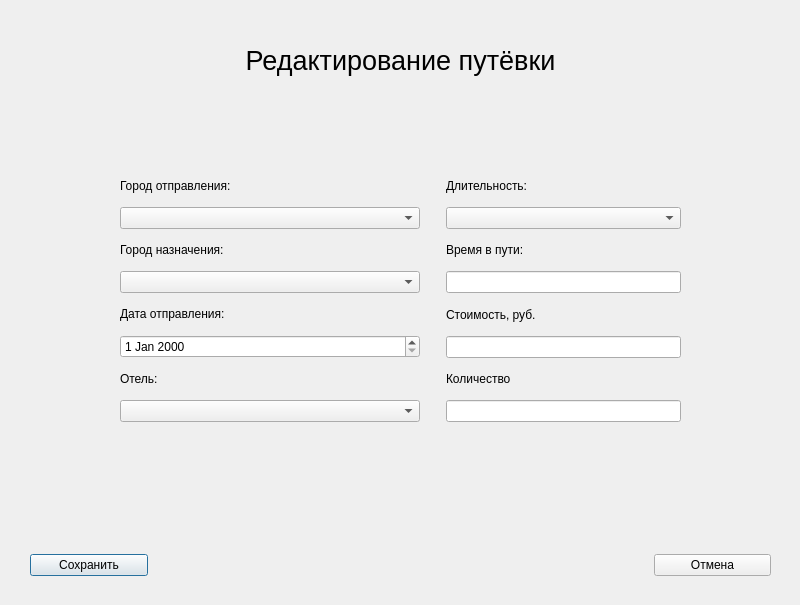
<?xml version="1.0" encoding="UTF-8"?>
<ui version="4.0">
 <class>EditTicketWindow</class>
 <widget class="QDialog" name="EditTicketWindow">
  <property name="geometry">
   <rect>
    <x>0</x>
    <y>0</y>
    <width>800</width>
    <height>605</height>
   </rect>
  </property>
  <property name="minimumSize">
   <size>
    <width>800</width>
    <height>605</height>
   </size>
  </property>
  <property name="maximumSize">
   <size>
    <width>800</width>
    <height>605</height>
   </size>
  </property>
  <property name="windowTitle">
   <string>Dialog</string>
  </property>
  <widget class="QWidget" name="layoutWidget_2">
   <property name="geometry">
    <rect>
     <x>30</x>
     <y>550</y>
     <width>741</width>
     <height>31</height>
    </rect>
   </property>
   <layout class="QHBoxLayout" name="horizontalLayout_2">
    <item>
     <widget class="QPushButton" name="saveButton">
      <property name="text">
       <string>Сохранить</string>
      </property>
     </widget>
    </item>
    <item>
     <spacer name="horizontalSpacer_2">
      <property name="orientation">
       <enum>Qt::Horizontal</enum>
      </property>
      <property name="sizeType">
       <enum>QSizePolicy::Fixed</enum>
      </property>
      <property name="sizeHint" stdset="0">
       <size>
        <width>500</width>
        <height>20</height>
       </size>
      </property>
     </spacer>
    </item>
    <item>
     <widget class="QPushButton" name="cancelButton">
      <property name="text">
       <string>Отмена</string>
      </property>
     </widget>
    </item>
   </layout>
  </widget>
  <widget class="QWidget" name="layoutWidget">
   <property name="geometry">
    <rect>
     <x>120</x>
     <y>170</y>
     <width>561</width>
     <height>252</height>
    </rect>
   </property>
   <layout class="QGridLayout" name="gridLayout">
    <item row="0" column="2">
     <layout class="QVBoxLayout" name="verticalLayout_4">
      <item>
       <widget class="QLabel" name="label_4">
        <property name="text">
         <string>Длительность:</string>
        </property>
       </widget>
      </item>
      <item>
       <widget class="QComboBox" name="durationBox"/>
      </item>
     </layout>
    </item>
    <item row="2" column="1">
     <spacer name="horizontalSpacer">
      <property name="orientation">
       <enum>Qt::Horizontal</enum>
      </property>
      <property name="sizeType">
       <enum>QSizePolicy::Fixed</enum>
      </property>
      <property name="sizeHint" stdset="0">
       <size>
        <width>20</width>
        <height>10</height>
       </size>
      </property>
     </spacer>
    </item>
    <item row="0" column="0">
     <layout class="QVBoxLayout" name="verticalLayout">
      <item>
       <widget class="QLabel" name="label_2">
        <property name="text">
         <string>Город отправления:</string>
        </property>
       </widget>
      </item>
      <item>
       <widget class="QComboBox" name="departureCityBox">
        <property name="minimumSize">
         <size>
          <width>300</width>
          <height>0</height>
         </size>
        </property>
       </widget>
      </item>
     </layout>
    </item>
    <item row="4" column="0">
     <layout class="QVBoxLayout" name="verticalLayout_3">
      <item>
       <widget class="QLabel" name="label_5">
        <property name="text">
         <string>Отель:</string>
        </property>
       </widget>
      </item>
      <item>
       <widget class="QComboBox" name="hotelBox"/>
      </item>
     </layout>
    </item>
    <item row="4" column="2">
     <layout class="QVBoxLayout" name="verticalLayout_6">
      <item>
       <widget class="QLabel" name="label_7">
        <property name="text">
         <string>Количество</string>
        </property>
       </widget>
      </item>
      <item>
       <widget class="QLineEdit" name="quantityEdit"/>
      </item>
     </layout>
    </item>
    <item row="2" column="0">
     <layout class="QVBoxLayout" name="verticalLayout_2">
      <item>
       <widget class="QLabel" name="label_3">
        <property name="text">
         <string>Город назначения:</string>
        </property>
       </widget>
      </item>
      <item>
       <widget class="QComboBox" name="destinationCityBox"/>
      </item>
     </layout>
    </item>
    <item row="3" column="0">
     <layout class="QVBoxLayout" name="verticalLayout_7">
      <item>
       <widget class="QLabel" name="label_9">
        <property name="text">
         <string>Дата отправления:</string>
        </property>
       </widget>
      </item>
      <item>
       <widget class="QDateEdit" name="departureDateEdit"/>
      </item>
     </layout>
    </item>
    <item row="3" column="2">
     <layout class="QVBoxLayout" name="verticalLayout_5">
      <item>
       <widget class="QLabel" name="label_6">
        <property name="text">
         <string>Стоимость, руб.</string>
        </property>
       </widget>
      </item>
      <item>
       <widget class="QLineEdit" name="priceEdit"/>
      </item>
     </layout>
    </item>
    <item row="2" column="2">
     <layout class="QVBoxLayout" name="verticalLayout_8">
      <item>
       <widget class="QLabel" name="label_8">
        <property name="text">
         <string>Время в пути:</string>
        </property>
       </widget>
      </item>
      <item>
       <widget class="QLineEdit" name="travelTimeEdit"/>
      </item>
     </layout>
    </item>
   </layout>
  </widget>
  <widget class="QLabel" name="label">
   <property name="geometry">
    <rect>
     <x>10</x>
     <y>10</y>
     <width>781</width>
     <height>101</height>
    </rect>
   </property>
   <property name="font">
    <font>
     <pointsize>20</pointsize>
    </font>
   </property>
   <property name="text">
    <string>Редактирование путёвки</string>
   </property>
   <property name="alignment">
    <set>Qt::AlignCenter</set>
   </property>
  </widget>
 </widget>
 <resources/>
 <connections/>
</ui>
